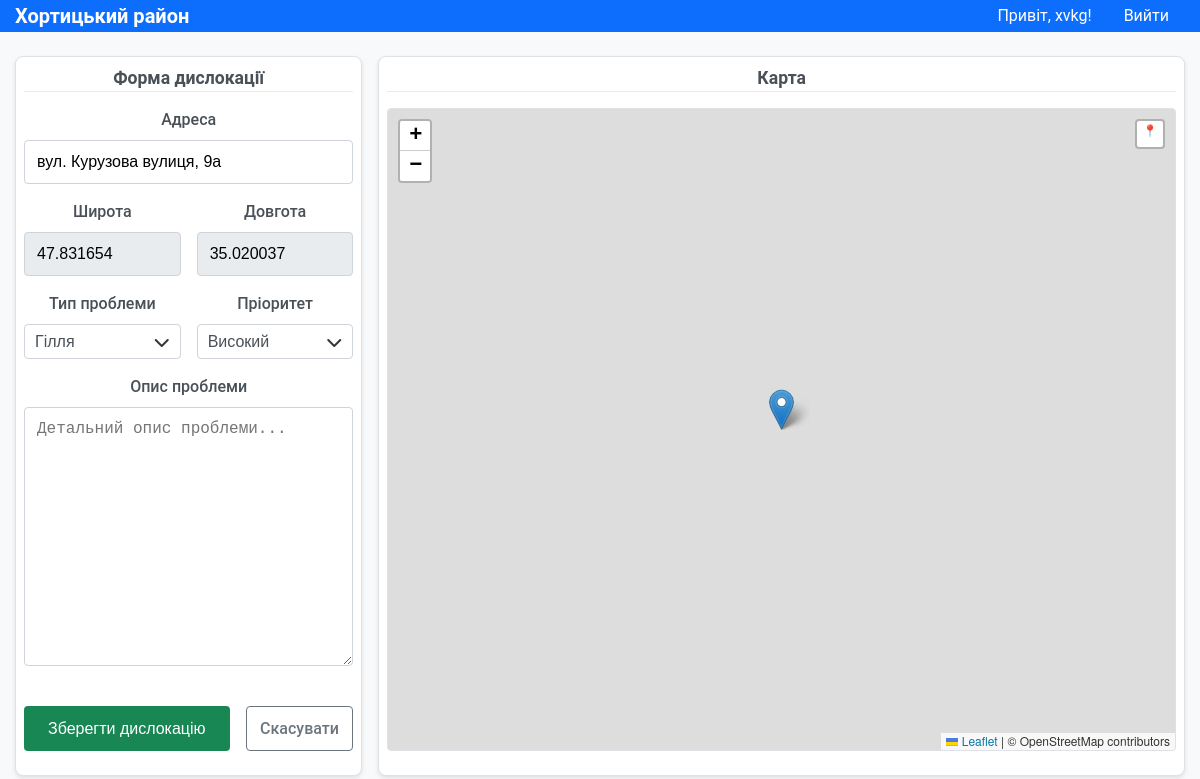
Page /edit/1 (signed in) on the earlier database version.
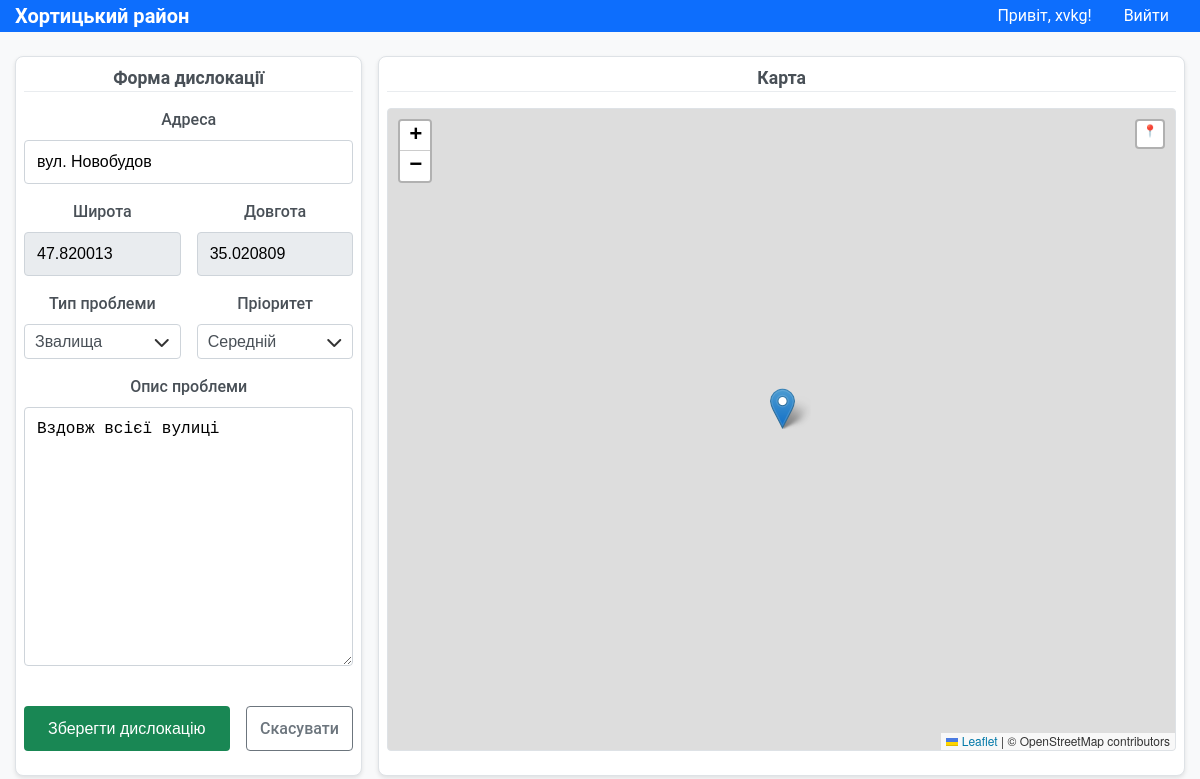
Same page on the later database version.
### models.py (models this page shows, shortened)
class User(UserMixin, db.Model):
    id = db.Column(db.Integer, primary_key=True)
    username = db.Column(db.String(80), unique=True, nullable=False)
    password_hash = db.Column(db.String(120), nullable=False)
    role = db.Column(db.String(20), default='user')  # 'admin' або 'user'
    def is_admin(self):
        return self.role == 'admin'

class Location(db.Model):
    id = db.Column(db.Integer, primary_key=True)
    address = db.Column(db.String(200), nullable=False)
    latitude = db.Column(db.Float, nullable=False)
    longitude = db.Column(db.Float, nullable=False)
    problem_type = db.Column(db.String(50), nullable=False)
    priority = db.Column(db.String(20), default='Середній')
    status = db.Column(db.String(20), default='in_progress')
    description = db.Column(db.Text)
    date_created = db.Column(db.DateTime, default=datetime.utcnow)
    date_completed = db.Column(db.DateTime)
    created_by = db.Column(db.Integer, db.ForeignKey('user.id'))

### app.py (the view, shortened to what this page needs)
@app.route('/edit/<int:id>', methods=['GET', 'POST'])
@login_required
def edit_location(id):
    if not current_user.is_admin():
        flash('Доступ заборонено.', 'error')
        return redirect(url_for('index'))
    location = Location.query.get_or_404(id)
    form = LocationForm(obj=location)
    return render_template('add_location.html', form=form, location=location)

### app.py (called while the page is built)
@login_manager.user_loader
def load_user(user_id):
    return db.session.get(User, int(user_id))  # Новий синтаксис SQLAlchemy

### templates/add_location.html (shortened to what this page needs)
{% extends "base.html" %} {% block title %} {% if location %}Редагування{% else %}Додавання{% endif %} дислокації - Хортицький район {% endblock %} {%
block content %}
<link rel="stylesheet" href="https://unpkg.com/leaflet@1.9.4/dist/leaflet.css" />
<link rel="stylesheet" href="{{ url_for('static', filename='css/add-location.css') }}" />
<div class="location-form">
    <div class="location-form__form-section">
        <div class="stats-card">
            <div class="stats-card__title">Форма дислокації</div>
            <div class="stats-card__content">
                <form method="POST">
                    <div class="form__group">{{ form.address.label(class="form__label") }} {{ form.address(class="form__input", id="address") }}</div>
                    <div class="location-form__coordinates">
                        <div class="form__group">
                            {{ form.latitude.label(class="form__label") }} {{ form.latitude(class="form__input form__input--readonly", readonly=true,
                            id="latitude") }}
                        </div>
                        <div class="form__group">
                            {{ form.longitude.label(class="form__label") }} {{ form.longitude(class="form__input form__input--readonly",
                            readonly=true, id="longitude") }}
                        </div>
                    </div>
                    <div class="location-form__details">
                        <div class="form__group">
                            {{ form.problem_type.label(class="form__label") }}
                            <div class="select">
                                {{ form.problem_type(class="form__select") }}
                                <i class="fas fa-chevron-down arrow"></i>
                            </div>
                        </div>
                        <div class="form__group">
                            {{ form.priority.label(class="form__label") }}
                            <div class="select">
                                {{ form.priority(class="form__select") }}
                                <i class="fas fa-chevron-down arrow"></i>
                            </div>
                        </div>
                    </div>
                    <div class="form__group form__group--expand">
                        {{ form.description.label(class="form__label") }} {{ form.description(class="form__input form__input-text") }}
                    </div>
                    <div class="form__actions">
                        {{ form.submit(class="button button--success") }}
                        <a href="{{ url_for('index') }}" class="button button--secondary">Скасувати</a>
                    </div>
                </form>
            </div>
        </div>
    </div>
    <div class="location-form__map-section">
        <div class="stats-card">
            <div class="stats-card__title">Карта</div>
            <div class="stats-card__content">
                <div class="location-form__map" id="map" data-default-lat="47.82085887156977" data-default-lng="35.0326454729596"></div>
            </div>
        </div>
    </div>
</div>
{% endblock %}

### templates/base.html (shortened to what this page needs)
<!DOCTYPE html>
<html lang="uk">
    <head>
        <link rel="stylesheet" href="https://cdnjs.cloudflare.com/ajax/libs/font-awesome/6.0.0/css/all.min.css">
        <link rel="stylesheet" href="{{ url_for('static', filename='css/style.css') }}">
    </head>
    <body>
        <nav class="navigation">
            <div class="layout">
                <div class="navigation__container">
                    <a class="navigation__brand" href="{{ url_for('index') }}">Хортицький район</a>
                    <div class="navigation__menu">
                        {% if current_user.is_authenticated %}
                        <span class="navigation__text">Привіт, {{ current_user.username }}!</span>
                        <a class="navigation__link" href="{{ url_for('logout') }}">Вийти</a>
                        {% else %}
                        <a class="navigation__link" href="{{ url_for('login') }}">Увійти</a>
                        {% endif %}
                    </div>
                </div>
            </div>
        </nav>
        <div class="layout layout--with-top-margin">{% block content %}{% endblock %}</div>
    </body>
</html>

### static/css/style.css (style rules this page uses)
* { margin: 0; padding: 0; box-sizing: border-box; }
body { font-family: var(--ff); line-height: 1.5; color: var(--font-color); background-color: var(--body-bg); }
.layout { width: 100%; max-width: 1320px; margin: 0 auto; padding: 0 15px; }
.layout--with-top-margin { margin-top: 1.5rem; }
.navigation { background-color: var(--blue); color: var(--white); line-height: 1; }
.navigation__container { display: flex; justify-content: space-between; align-items: center; line-height: 1; }
.navigation__brand { color: var(--white); text-decoration: none; font-size: 1.25rem; font-weight: bold; }
.navigation__menu { display: flex; align-items: center; gap: 1rem; }
.navigation__link { color: var(--white); text-decoration: none; padding: 0.5rem 1rem; border-radius: 4px; transition: background-color 0.2s; }
.navigation__text { color: var(--white); margin: 0; }
.select { position: relative; }
.select .arrow { position: absolute; right: 12px; top: 50%; transform: translateY(-50%); pointer-events: none; color: #333; transition: transform 0.25s ease, color 0.25s ease; }
.stats-card { background-color: var(--white); border: 1px solid var(--white-grey); border-radius: 8px; padding: 0.5rem; text-align: center; box-shadow: 0 2px 4px var(--transparent-black); }
.stats-card__title { font-size: 1.1rem; font-weight: 600; color: var(--font-color-light); }
.button { display: inline-block; padding: 0.75rem 1.5rem; border: none; border-radius: 4px; text-decoration: none; text-align: center; cursor: pointer; font-size: 1rem; font-weight: 500; transition: all 0.2s; line-height: 1; }
.button--secondary { color: var(--grey); padding: 0.84rem; border: 1px solid var(--grey); align-self: end; }
.button--success { background-color: var(--green); color: var(--white); }
.form__group { margin-bottom: 1rem; }
.form__label { display: block; margin-bottom: 0.5rem; font-weight: 500; text-align: center; color: var(--font-color-light); }
.form__input { width: 100%; padding: 0.75rem; border: 1px solid var(--grey-input); border-radius: 4px; font-size: 1rem; transition: border-color 0.2s, box-shadow 0.2s; }
.form__input--readonly { background-color: var(--light-blue-border); }
.form__select { width: 100%; padding: 8px 35px 8px 10px; font-size: 1rem; border: 1px solid var(--grey-input); border-radius: 4px; transition: border-color 0.2s, box-shadow 0.2s; background: none; appearance: none; -webkit-appearance: none; -moz-appearance: none; color: var(--font-color-light) !important; }
.form__actions { display: flex; justify-content: center; gap: 1rem; margin-top: 1.5rem; }
.location-form__map { height: 400px; border: 1px solid var(--white-grey); border-radius: 4px; margin-bottom: 1rem; }
@media (max-width: 1440px) { .layout { max-width: 1200px; } }

### static/css/add-location.css (style rules this page uses)
html, body { height: 100%; margin: 0; }
.location-form { display: flex; gap: 1rem; height: 90vh; }
.location-form__form-section, .location-form__map-section, .stats-card, .stats-card__content, .location-form__form-section form, .form__group--expand { display: flex; flex-direction: column; flex: 1; min-height: 0; }
.location-form__map-section { flex-basis: 40%; }
.stats-card__title { margin-bottom: 1rem; border-bottom: 1px solid var(--light-blue-border); }
.form__input-text { flex: 1; min-height: 8rem; }
.location-form__coordinates { display: flex; gap: 1rem; }
.location-form__details { display: flex; gap: 1rem; justify-content: stretch; width: 100%; }
.location-form__details .form__group { flex: 1; }
.select { position: relative; }
.select .arrow { position: absolute; right: 12px; top: 50%; transform: translateY(-50%); pointer-events: none; color: #333; transition: transform 0.25s ease, color 0.25s ease; }
.form__actions { margin-bottom: 1rem; }
.location-form__map { flex: 1; min-height: 0; }

Differences in the rows shown:
changed Location: address "вул. Курузова вулиця, 9а" → "вул. Новобудов"; latitude "47.831654" → "47.820013"; longitude "35.020037" → "35.020809"; problem_type "Гілля" → "Звалища"; priority "Високий" → "Середній"; description (not shown) → "Вздовж всієї вулиці"
